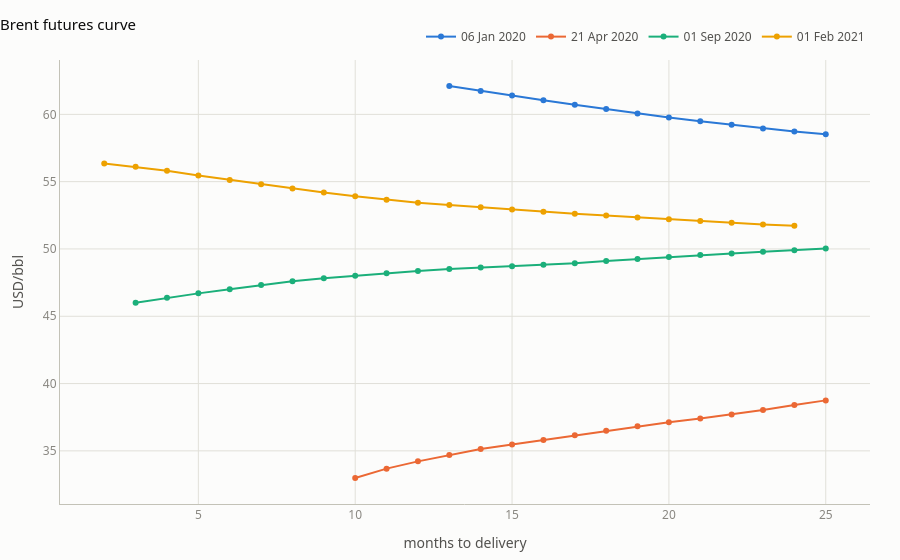

The notebook cell this image was saved under:
### Markdown cell above
### 5.3 Term structure

### Code cell
figures["Futures curve"].show()

### Figure 1 — Plotly figure (JSON) as saved in the notebook; plotly's stock layout.template omitted (floating-point values rounded to 4 significant figures)
{"data": [{"hovertemplate": "%{text}: %{y:.2f}<extra></extra>", "line": {"color": "#2a78d6", "width": 2}, "marker": {"size": 6}, "mode": "lines+markers", "name": "06 Jan 2020", "text": ["COG21", "COH21", "COJ21", "COK21", "COM21", "CON21", "COQ21", "COU21", "COV21", "COX21", "COZ21", "COF22", "COG22"], "type": "scatter", "x": [13, 14, 15, 16, 17, 18, 19, 20, 21, 22, 23, 24, 25], "y": [62.11, 61.74, 61.4, 61.05, 60.71, 60.39, 60.07, 59.77, 59.49, 59.22, 58.95, 58.72, 58.52]}, {"hovertemplate": "%{text}: %{y:.2f}<extra></extra>", "line": {"color": "#eb6834", "width": 2}, "marker": {"size": 6}, "mode": "lines+markers", "name": "21 Apr 2020", "text": ["COG21", "COH21", "COJ21", "COK21", "COM21", "CON21", "COQ21", "COU21", "COV21", "COX21", "COZ21", "COF22", "COG22", "COH22", "COJ22", "COK22"], "type": "scatter", "x": [10, 11, 12, 13, 14, 15, 16, 17, 18, 19, 20, 21, 22, 23, 24, 25], "y": [32.98, 33.68, 34.22, 34.7, 35.13, 35.47, 35.81, 36.16, 36.49, 36.82, 37.13, 37.4, 37.71, 38.04, 38.4, 38.75]}, {"hovertemplate": "%{text}: %{y:.2f}<extra></extra>", "line": {"color": "#1baf7a", "width": 2}, "marker": {"size": 6}, "mode": "lines+markers", "name": "01 Sep 2020", "text": ["COZ20", "COF21", "COG21", "COH21", "COJ21", "COK21", "COM21", "CON21", "COQ21", "COU21", "COV21", "COX21", "COZ21", "COF22", "COG22", "COH22", "COJ22", "COK22", "COM22", "CON22", "COQ22", "COU22", "COV22"], "type": "scatter", "x": [3, 4, 5, 6, 7, 8, 9, 10, 11, 12, 13, 14, 15, 16, 17, 18, 19, 20, 21, 22, 23, 24, 25], "y": [46.0, 46.37, 46.7, 47.01, 47.32, 47.6, 47.82, 48.01, 48.2, 48.37, 48.52, 48.63, 48.72, 48.82, 48.94, 49.1, 49.25, 49.4, 49.55, 49.67, 49.79, 49.91, 50.03]}, {"hovertemplate": "%{text}: %{y:.2f}<extra></extra>", "line": {"color": "#eda100", "width": 2}, "marker": {"size": 6}, "mode": "lines+markers", "name": "01 Feb 2021", "text": ["COJ21", "COK21", "COM21", "CON21", "COQ21", "COU21", "COV21", "COX21", "COZ21", "COF22", "COG22", "COH22", "COJ22", "COK22", "COM22", "CON22", "COQ22", "COU22", "COV22", "COX22", "COZ22", "COF23", "COG23"], "type": "scatter", "x": [2, 3, 4, 5, 6, 7, 8, 9, 10, 11, 12, 13, 14, 15, 16, 17, 18, 19, 20, 21, 22, 23, 24], "y": [56.35, 56.1, 55.81, 55.46, 55.13, 54.81, 54.49, 54.19, 53.92, 53.66, 53.44, 53.26, 53.09, 52.93, 52.77, 52.62, 52.48, 52.34, 52.2, 52.07, 51.94, 51.82, 51.73]}], "layout": {"font": {"color": "#52514e", "family": "system-ui, -apple-system, \"Segoe UI\", sans-serif", "size": 12}, "hoverlabel": {"bgcolor": "#fcfcfb", "font": {"color": "#0b0b0b"}}, "hovermode": "x unified", "legend": {"orientation": "h", "x": 1, "xanchor": "right", "y": 1.02, "yanchor": "bottom"}, "margin": {"b": 50, "l": 60, "r": 30, "t": 60}, "paper_bgcolor": "#fcfcfb", "plot_bgcolor": "#fcfcfb", "title": {"font": {"color": "#0b0b0b", "size": 15}, "text": "Brent futures curve", "x": 0, "xanchor": "left"}, "xaxis": {"gridcolor": "#e1e0d9", "linecolor": "#c3c2b7", "showline": true, "tickfont": {"color": "#898781"}, "title": {"font": {"color": "#52514e"}, "text": "months to delivery"}, "zeroline": false}, "yaxis": {"gridcolor": "#e1e0d9", "linecolor": "#c3c2b7", "tickfont": {"color": "#898781"}, "title": {"font": {"color": "#52514e"}, "text": "USD/bbl"}, "zeroline": false}}}
